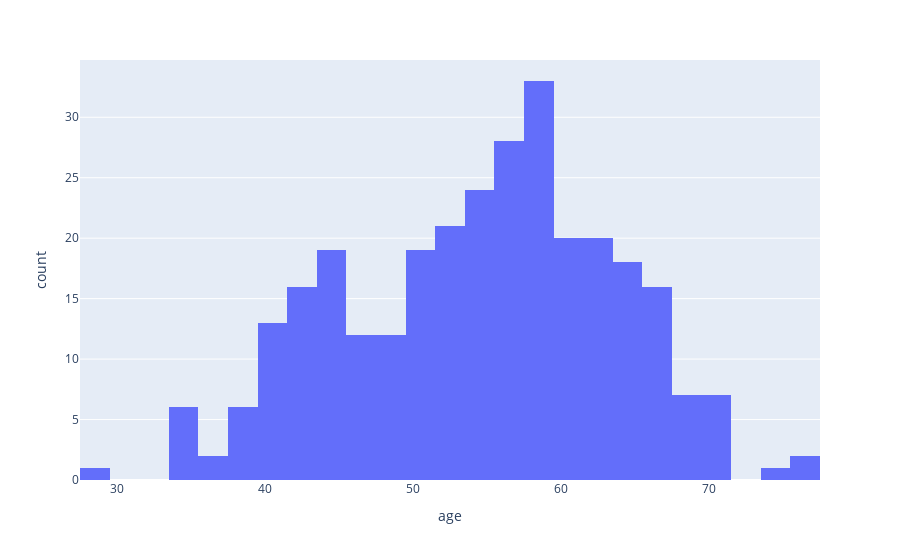

The notebook cell this image was saved under:
### Code cell
px.histogram(data_frame = df, x ='age', labels = 'num', facet_row_spacing= 1)

### Figure 1 — Plotly figure (JSON) as saved in the notebook; plotly's stock layout.template omitted (floating-point values rounded to 4 significant figures; data arrays with more than 128 entries replaced by an {"elided": "..."} marker saying what was removed)
{"data": [{"alignmentgroup": "True", "bingroup": "x", "hovertemplate": "age=%{x}<br>count=%{y}<extra></extra>", "legendgroup": "", "marker": {"color": "#636efa", "pattern": {"shape": ""}}, "name": "", "offsetgroup": "", "orientation": "v", "showlegend": false, "type": "histogram", "x": {"elided": "303 int values"}, "xaxis": "x", "yaxis": "y"}], "layout": {"barmode": "relative", "legend": {"tracegroupgap": 0}, "margin": {"t": 60}, "xaxis": {"anchor": "y", "domain": [0, 1], "title": {"text": "age"}}, "yaxis": {"anchor": "x", "domain": [0, 1], "title": {"text": "count"}}}}
